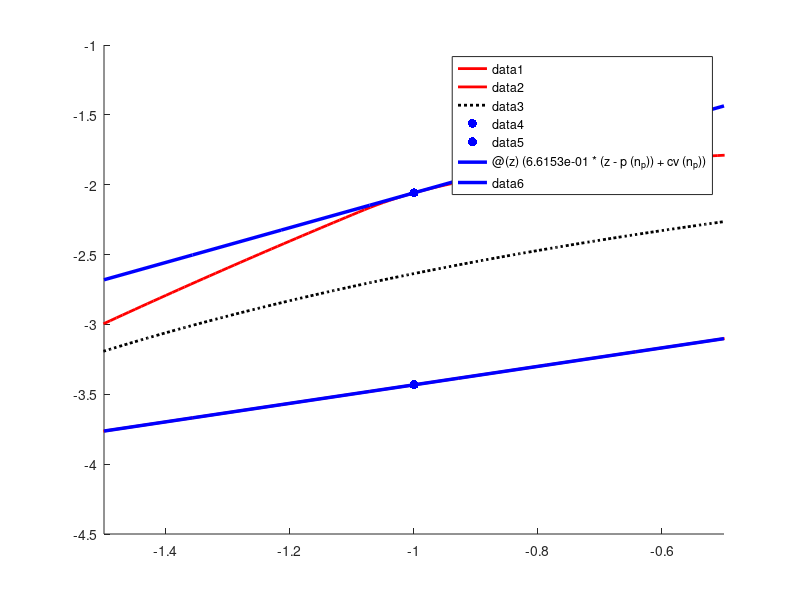

This figure's MATLAB source: (Note: this script raises an error after producing the figure.)
%% -----------------------------------------------------------------
 % Last Modified by Yulan Zhang
 % 2022/08/10
 % 
 % This script plots the subtangent lines obtained from C++ implementation of adjoint subgradients
 % evalaution system.
 %
 % Example 4 for CACE paper
 %
%% -----------------------------------------------------------------
% Import data generated obtained in C++
cv = importdata('data_xcv.txt');
cc = importdata('data_xcc.txt');
x = importdata('data_x.txt');
p = linspace(-2,2,length(cv));

p_i1 = -1.0;
n_p = find(abs(p-p_i1) < 1e-12);
xcci1 = cc(n_p);
xcvi1 = cv(n_p);


% Compute the subtangent line at p = -1.0 using finite difference approximation
dP = gradient(p);
dxcv = gradient(cv);
xcv1 = interp1(p, cv, p_i1);
dP1 = interp1(p, dP, p_i1);
dxcv1 = interp1(p, dxcv, p_i1);
Slope_cv_1 = dxcv1/dP1;
YIntercept_cv_1 = xcv1 - Slope_cv_1 * p_i1;
XIntercept_cv_1 = -YIntercept_cv_1 / Slope_cv_1;

dxcc = gradient(cc);
xcc1 = interp1(p, cc, p_i1);
dP1 = interp1(p, dP, p_i1);
dxcc1 = interp1(p, dxcc, p_i1);
Slope_cc_1 = dxcc1/dP1;
YIntercept_cc_1 = xcc1 - Slope_cc_1 * p_i1;
XIntercept_cc_1 = -YIntercept_cc_1 / Slope_cc_1;

% Plot
figure(1)
hold on;
plot(p,cv,'-r', 'LineWidth', 2.0);
plot(p,cc,'-r', 'LineWidth', 2.0);
plot(p,x,'black:', 'LineWidth', 2.0);
plot(p_i1, xcvi1,'.b','MarkerSize',20)
plot(p_i1, xcci1, '.b','MarkerSize',20)


len1 = 0.5;
len2 = 3.0;

fplot(@(z) (6.6153e-01*(z-p(n_p))+ cv(n_p)),[p(n_p)-len1,p(n_p)+len1],'b', 'LineWidth',2.5)
fplot(@(z) (1.2443*(z-p(n_p))+ cc(n_p)),[p(n_p)-len1,p(n_p)+len1],'b', 'LineWidth',2.5)
fplot(@(z) ( Slope_cv_1*(z-p(n_p))+ cv(n_p)),[p(n_p)-len2,p(n_p)+len2],':', 'color', '#EDB120','LineWidth', 2.0)
fplot(@(z) ( Slope_cc_1*(z-p(n_p))+ cc(n_p)),[p(n_p)-len2,p(n_p)+len2],':', 'color', '#EDB120','LineWidth', 2.0)

grid
xlim([-2.0,2.0])
xlabel('p');
ylabel('x');
set(gca,'linewidth',1.3)
set(gca,'FontSize',15)
box on 
hold off

